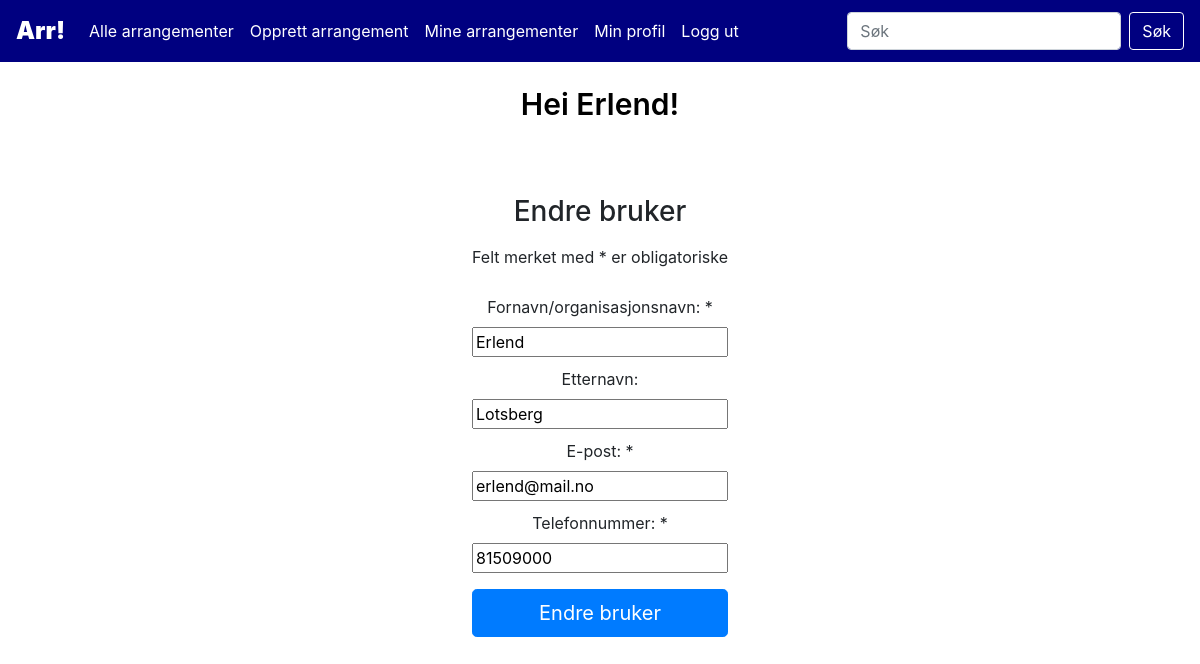
/edituser.php (signed in), run on the app's committed database.
### tables this page shows
CREATE TABLE `users` (
  `user_id` int(10) NOT NULL,
  `first_name` varchar(50) NOT NULL,
  `last_name` varchar(50) DEFAULT NULL,
  `email` varchar(100) NOT NULL,
  `phone` varchar(15) NOT NULL,
  `password` varchar(300) NOT NULL
);

### assets/lib/class.User.php (called while the page is built, shortened)
<?php
class User{
    function getUserInfo($userID){
        $dbConn = new DbConn();
        $conn = $dbConn->connect();
        $sql =
            "SELECT * FROM eventhandling.users
            WHERE user_id = $userID;";
        $result = $conn->query($sql);
        return $result;
    }
}

### edituser.php (the view, shortened to what this page needs)
<?php
require __DIR__."/assets/inc/header.php";
require __DIR__."/assets/lib/class.User.php";
$user = new User();
$result = $user->getUserInfo($_SESSION['USER_ID']);
$thisUser = $result->fetch_object();
$firstname = $thisUser->first_name;
$lastname = $thisUser->last_name;
$email = $thisUser->email;
$phone = $thisUser->phone;
?>
<div class="main">
<div class="headline">
<text>Hei <?php echo $_SESSION['FIRSTNAME']?>!</text>
</div>
<body class="main text-center">
        <div class="container login mt-5" style="width: fit-content">
            <form method="POST" action="" autocomplete="off">
                <h1 class="h3 mb-3 fw-normal">Endre bruker</h1>
                <p>Felt merket med * er obligatoriske</p>
                <label for="firstname">Fornavn/organisasjonsnavn: *</label>
                <div class="form-floating">
                    <input type="text" id="firstname" name="firstname" autocomplete="off" value=<?php echo $firstname?>>
                </div>
                <label for="lastname">Etternavn:</label>
                <div class="form-floating">
                    <input type="text" id="lastname" name="lastname" autocomplete="off" value=<?php echo $lastname ?>>
                </div>
                <label for="email">E-post: *</label>
                <div class="form-floating">
                    <input type="email" id="email" name="email" autocomplete="off" value= <?php echo $email ?>>
                </div>
                <label for="phone">Telefonnummer: *</label>
                <div class="form-floating">
                    <input type="number" id="phone" name="phone" autocomplete="off" value=<?php echo $phone ?>>
                </div>
                <input class="w-100 btn btn-lg btn-primary mt-3" type="submit" name="edit" value="Endre bruker" autocomplete="off" />
            </form>
        </div>
    </div>
</body>

### assets/css/styles.css (style rules this page uses)
.main { margin-top: 62px; }
.login { width: fit-content; }
.container { display: flex; }
.headline { display: flex; justify-content: center; padding: 20px 0px !important; font-size: 30px; font-weight: 600; color: var(--text-dark) !important; }
label { margin-top: 10px; }

### data on the page
users: firstname "Erlend", lastname "Lotsberg", email "erlend@mail.no", phone "81509000"

### other printed values
$_SESSION['FIRSTNAME'] "Erlend"
